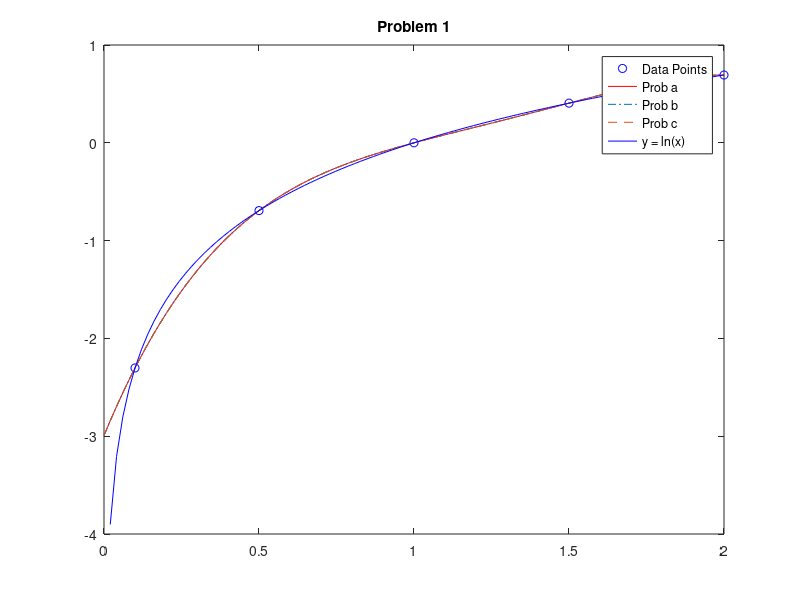

MATLAB code for this plot:
function Assignment_5_1
%% Problem 1a: Vandermonde matrix 
%
% $\left(\begin{array}{ccccc} 1 & x_1 & x_1^2 & x_1^3 & x_1^4\\ 1 & x_2 & x_2^2 & x_2^3 & x_2^4 \\ 1 & x_3 & x_3^2 & x_3^3 & x_3^4 \\1 & x_4 & x_4^2 & x_4^3 & x_4^4\\1 & x_5 & x_5^2 & x_5^3 & x_5^4\end{array}\right)$

x = [0.1, 0.5, 1, 1.5, 2]';
y = log(x);
A = [x.^0, x, x.^2, x.^3,x.^4];
b = A\y;
%sprintf('The coefficients of polynomial is')
%b
tspan=linspace(0,2);
sola=[];
for i=1:numel(tspan);    
    p = [tspan(i).^0, tspan(i), tspan(i).^2, tspan(i).^3, tspan(i).^4];
    q = p*b;
    sola = [sola,q]; 
end

%% Problem 1b: Lagrange 
%
% $f_5(x)=\sum\limits_{i=1}^{5}L_i(x)f(x_i)$
%
% $L_i(x) = \prod\limits_{j=1,j\neq i}^{5}\frac{x-x_j}{x_i-x_j}$
A = zeros(1,5);
for i = 1:5;
    A(i) = y(i);
    for j = 1:5;
        if j~=i;
            A(i) = A(i)/(x(i)-x(j));
        end
    end
end


%{    
A(1) = y(1)/((x(1)-x(2))*(x(1)-x(3))*(x(1)-x(4))*(x(1)-x(5)));
A(2) = y(2)/((x(2)-x(1))*(x(2)-x(3))*(x(2)-x(4))*(x(2)-x(5)));
A(3) = y(3)/((x(3)-x(1))*(x(3)-x(2))*(x(3)-x(4))*(x(3)-x(5)));
A(4) = y(4)/((x(4)-x(1))*(x(4)-x(2))*(x(4)-x(3))*(x(4)-x(5)));
A(5) = y(5)/((x(5)-x(1))*(x(5)-x(2))*(x(5)-x(3))*(x(5)-x(4)));
%}
sprintf('The coefficients of Lagrange polynomial is')
A

function y = lagrange(t)
    B = ones(5,1);
    for i = 1:5;
        for j = 1:5;
            if j~=i;
                B(i)=B(i)*(t-x(j));
            end
        end
    end
    y = A*B;
end
solb=[];
for i=1:100;    
    solb = [solb,lagrange(tspan(i))]; 
end


%% Problem 1c: Newton
% $f[x_i,x_j] = \frac{f(x_i)-f(x_j)}{x_i-x_j}$
%
% $f[x_i,x_j,x_k] = \frac{f[x_i,x_j]-f[x_j,x_k]}{x_i-x_k}$
%
% $...$
A = zeros(1,4);
for i=1:4
    A(i) = (y(i)-y(i+1))/(x(i)-x(i+1));
end

B = zeros(1,3);
for i = 1:3
    B(i) = (A(i)-A(i+1))/(x(i)-x(i+2));
end

C = zeros(1,2);
for i = 1:2;
    C(i) = -(B(i)-B(i+1))/(x(i)-x(i+3));
end
D = (C(1)-C(2))/(x(1)-x(5));
sprintf('The coefficients of  Newton polynomial is')
E =[y(1),A(1),B(1),C(1),D]


solc=[];
for i=1:100;    
    solc = [solc,newton(tspan(i))]; 
end

function y = newton(t)
    y = E(1)+E(2)*(t-x(1))+E(3)*(t-x(1))*(t-x(2))-E(4)*(t-x(1))*(t-x(2))*(t-x(3))-E(5)*(t-x(1))*(t-x(2))*(t-x(3))*(t-x(4));
end

%% Problem 1d: Plot 
figure;
plot(x,y,'bo',tspan,sola,'r',tspan,solb,'-.',tspan,solc,'--',tspan,log(tspan),'b')
legend('Data Points','Prob a','Prob b','Prob c','y = ln(x)');
title('Problem 1');
% There no obvious difference between three polynomial interpolation
% methods.

end